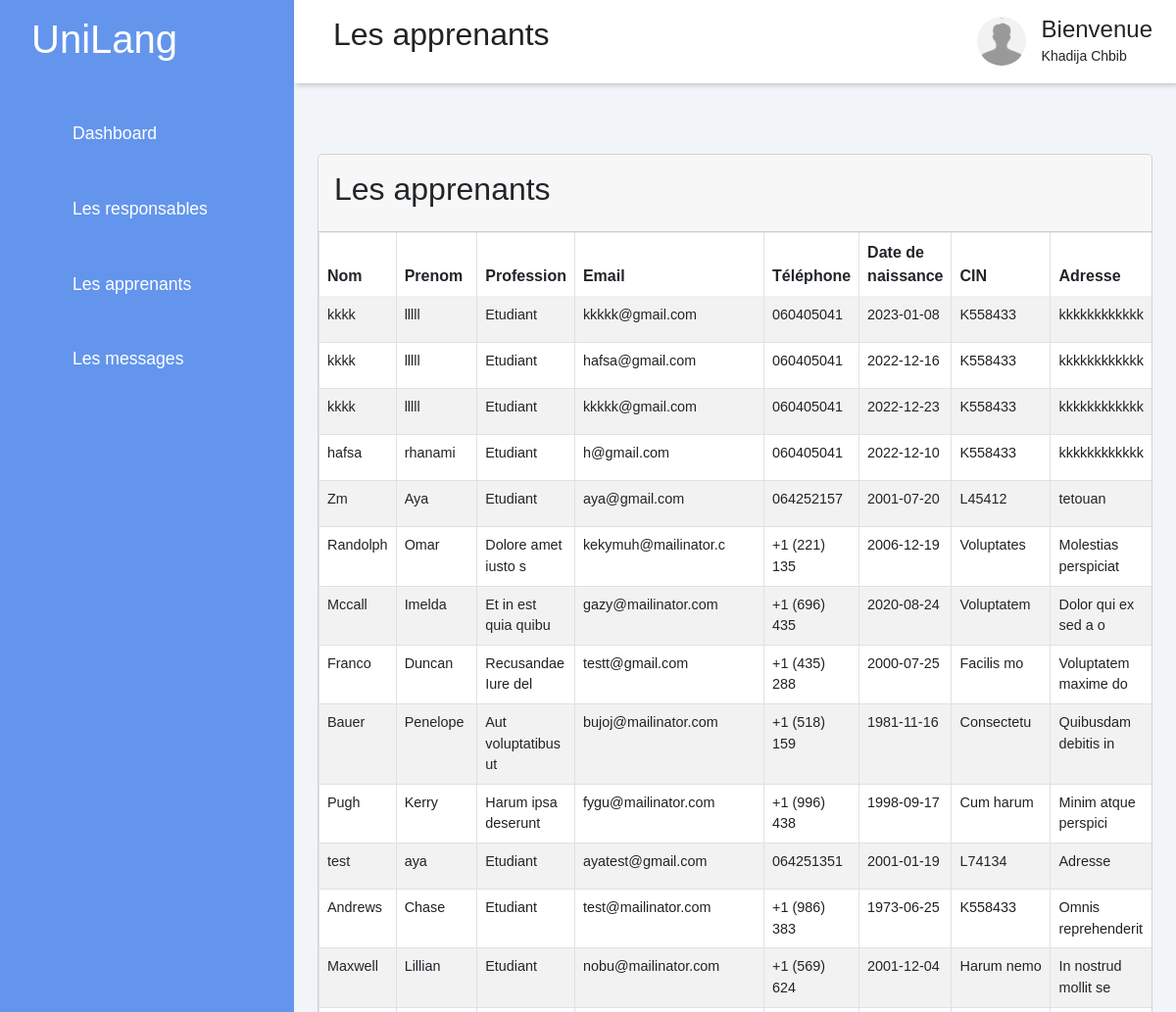
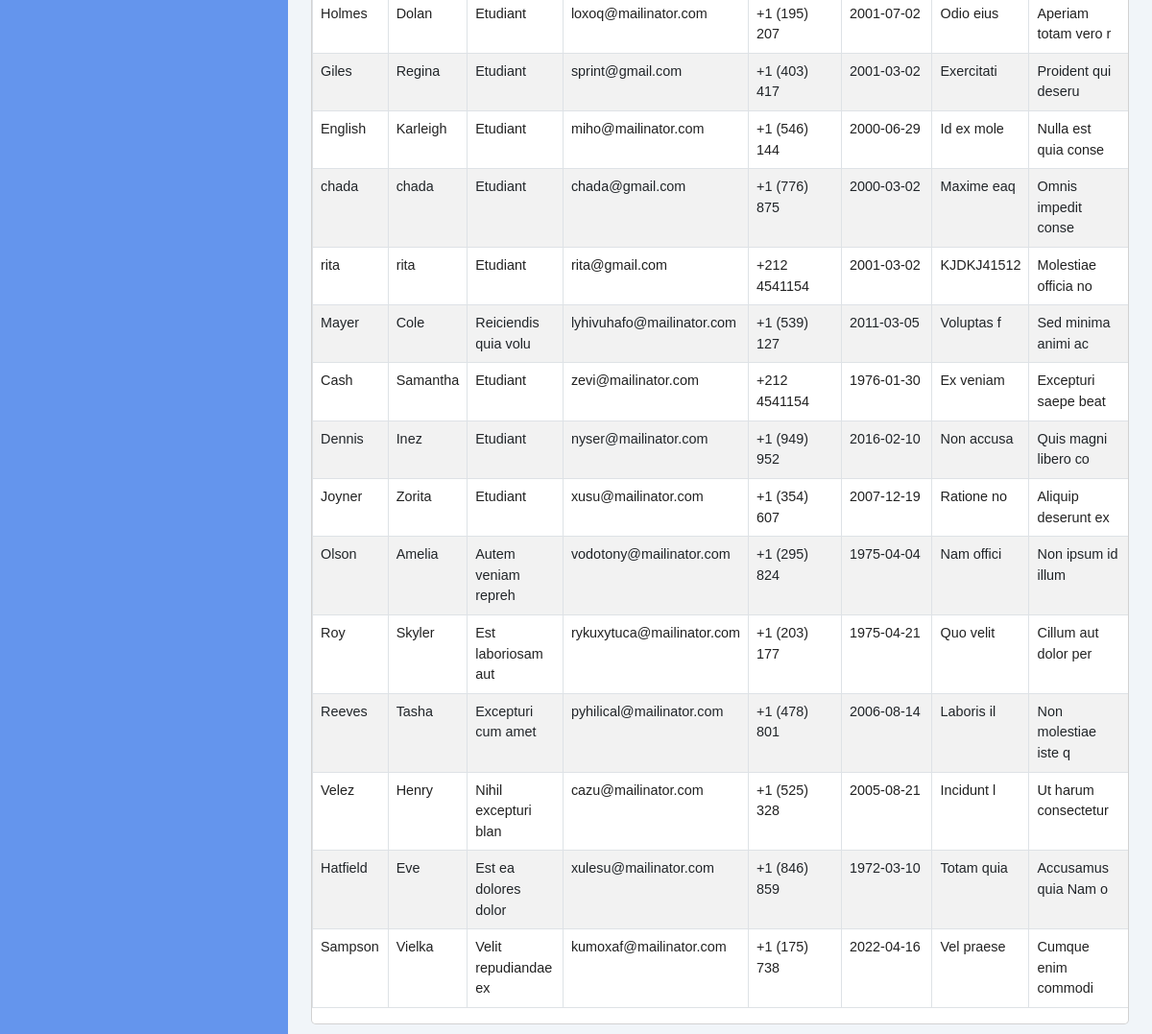
Page /adminn/view/clients.php on the committed database (2 pictures, top to bottom).
### tables this page shows
CREATE TABLE `utilisateur` (
  `id` int(20) NOT NULL,
  `status` int(5) NOT NULL,
  `email` varchar(200) NOT NULL,
  `password` varchar(200) NOT NULL,
  `firstName` varchar(10) NOT NULL,
  `lastName` varchar(10) NOT NULL,
  `profession` varchar(40) NOT NULL,
  `birthdate` date NOT NULL,
  `telephone` varchar(12) NOT NULL,
  `CIN` varchar(10) NOT NULL,
  `adress` varchar(50) NOT NULL
);

### adminn/view/clients.php (the view, shortened to what this page needs)
<?php
$servername = "localhost";
$username = "root";
$password = "";
$dbname = "gestion_de_formation";
$conn = new mysqli($servername, $username, $password, $dbname);
$sql = "SELECT * FROM utilisateur WHERE status = 1";
$result = $conn->query($sql);
?>
<!DOCTYPE html>
<html lang="en">
<head>
    <link rel="stylesheet" href="https://maxst.icons8.com/vue-static/landings/line-awesome/line-awesome/1.3.0/css/line-awesome.min.css">
    <link href="https://cdn.jsdelivr.net/npm/bootstrap@5.2.3/dist/css/bootstrap.min.css" rel="stylesheet">
    <link rel="stylesheet" href="../css/styleAdmin.css ">
</head>
<body>
    <div class="sidebar">
        <div class="sidebar-brand">
            <h1><span class="lab la-accusoft"> UniLang</span>
            </h1>
        </div>
        <div class="sidebar-menu">
            <ul>
                <li><a href="../administrateur_accueil.php"><span class="las la-igloo"></span><span>Dashboard</span></a></li>
                <li><a href="personnels.php"><span class="las la-users"></span><span>Les responsables</span></a></li>
                <li><a href="clients.php"><span class="las la-graduation-cap"></span><span>Les apprenants</span></a></li>
                <li><a href="contact.php"><span class="las la-envelope-square"></span><span>Les messages</span></a></li>
            </ul>
        </div>
    </div>
    <div class="main-content">
        <header>
            <h2>
                <label for="nav-toggle">
                    <span class="las la-graduation-cap"></span>
                    Les apprenants
                </label>
            </h2>
            <div class="user-wrapper">
                <img src="../images/admin.png" alt="Administrateur profil">
                <div>
                    <h4>Bienvenue</h4>
                    <small>Khadija Chbib</small>
                </div>
            </div>
        </header>
        <main>
            <div class="recent-grid">
                <div class="card">
                    <div class="card-header">
                        <h2>Les apprenants</h2>
                    </div>
                    <div class="table-responsive">
                        <table class="table table-bordered table-striped">
                            <thead>
                                <tr>
                                    <th>Nom</th>
                                    <th>Prenom</th>
                                    <th>Profession</th>
                                    <th>Email</th>
                                    <th>Téléphone</th>
                                    <th>Date de naissance</th>
                                    <th>CIN</th>
                                    <th>Adresse</th>
                                </tr>
                            </thead>
                            <tbody>
                            <?php
                                    if ($result->num_rows > 0) {
                                    while ($row = $result->fetch_assoc()) {
                                    ?>
                                <tr>
                                    <td style="width: 20px;"><?php echo $row['lastName']; ?></td>
                                    <td><?php echo $row['firstName']; ?></td>
                                    <td><?php echo $row['profession']; ?></td>
                                    <td><?php echo $row['email']; ?></td>
                                    <td><?php echo $row['telephone']; ?></td>
                                    <td><?php echo $row['birthdate']; ?></td>
                                    <td><?php echo $row['CIN']; ?></td>
                                    <td><?php echo $row['adress']; ?></td>
                                </tr>
<?php
            }
        }
?>
                            </tbody>
                        </table>
                    </div>
                </div>
            </div>
        </main>
    </div>
</body>
</html>

### adminn/css/styleAdmin.css (style rules this page uses)
* { padding: 0; margin: 0; box-sizing: border-box; list-style-type: none; text-decoration: none; font-family: 'Poppins', sans-serif; }
.sidebar-brand { height: 90px; padding: 1rem 0rem 1rem 2rem; color: #fff; }
.sidebar { width: 300px; position: fixed; left: 0; top: 0; height: 100%; background: cornflowerblue; z-index: 100; }
.sidebar-brand span { display: inline-block; padding-right: 1rem; }
.sidebar-menu { margin-top: 1rem; }
.sidebar-menu li { width: 100%; margin-bottom: 1.3rem; padding-left: 2rem; }
.sidebar-menu a { padding-left: 1rem; display: block; color: #fff; font-size: 1.1rem; text-decoration: none; }
.sidebar-menu a span:first-child { font-size: 1.5rem; padding-right: 1rem; }
.main-content { margin-left: 300px; }
header { display: flex; justify-content: space-between; padding: 1rem 1.5rem; box-shadow: 2px 2px 5px rgba(0,0,0,0.2); position: fixed; left: 300px; width: calc(100% - 300px); top: 0; z-index: 100; }
header h2 { color: #222; }
header label span { font-size: 1.7rem; padding-right: 1rem; }
.user-wrapper { display: flex; align-items: center; }
.user-wrapper img { border-radius: 50%; width: 50px; margin-right: 1rem; }
.user-wrapper h4 { margin-bottom: 0rem; }
.user-wrapper small { display: inline-block; color: var(--text-grey); }
main { margin-top: 85px; margin-left: 0px; background: #f1f5f9; padding: 1rem 1.5rem; min-height: calc(100vh - 90px); z-index: -1; }
.recent-grid { margin-top: 3.5rem; display: grid; grid-gap: 20rem; grid-template-columns: 100% auto; }
.card { background: #fff; border-radius: 5px; }
.card-header, .card-body { padding: 1rem; }
.card-header { display: flex; justify-content: space-between; align-items: center; }
table { border-collapse: collapse; }
thead tr { border-top: 2px solid #f0f0f0; border-bottom: 2px solid #f0f0f0; }
td { padding: .5rem; font-size: .9rem; color: #222; }
ul { padding-left:10px; margin-right:5px; }
ul li { padding: 10px; display: grid; grid-template-columns: 8fr 1fr; font-size: 14px; cursor: pointer; font-family: 'Shadows Into Light', cursive; }

### rows in the picture
utilisateur: lastName "kkkk", firstName "lllll", profession "Etudiant", email "kkkkk@gmail.com", telephone "060405041", birthdate "2023-01-08", CIN "K558433", adress "kkkkkkkkkkkk"
utilisateur: lastName "kkkk", firstName "lllll", profession "Etudiant", email "hafsa@gmail.com", telephone "060405041", birthdate "2022-12-16", CIN "K558433", adress "kkkkkkkkkkkk"
utilisateur: lastName "kkkk", firstName "lllll", profession "Etudiant", email "kkkkk@gmail.com", telephone "060405041", birthdate "2022-12-23", CIN "K558433", adress "kkkkkkkkkkkk"
utilisateur: lastName "hafsa", firstName "rhanami", profession "Etudiant", email "h@gmail.com", telephone "060405041", birthdate "2022-12-10", CIN "K558433", adress "kkkkkkkkkkkk"
utilisateur: lastName "Zm", firstName "Aya", profession "Etudiant", email "aya@gmail.com", telephone "064252157", birthdate "2001-07-20", CIN "L45412", adress "tetouan"
utilisateur: lastName "Randolph", firstName "Omar", profession "Dolore amet iusto s", email "kekymuh@mailinator.c", telephone "+1 (221) 135", birthdate "2006-12-19", CIN "Voluptates", adress "Molestias perspiciat"
utilisateur: lastName "Mccall", firstName "Imelda", profession "Et in est quia quibu", email "gazy@mailinator.com", telephone "+1 (696) 435", birthdate "2020-08-24", CIN "Voluptatem", adress "Dolor qui ex sed a o"
utilisateur: lastName "Franco", firstName "Duncan", profession "Recusandae Iure del", email "testt@gmail.com", telephone "+1 (435) 288", birthdate "2000-07-25", CIN "Facilis mo", adress "Voluptatem maxime do"
utilisateur: lastName "Bauer", firstName "Penelope", profession "Aut voluptatibus ut", email "bujoj@mailinator.com", telephone "+1 (518) 159", birthdate "1981-11-16", CIN "Consectetu", adress "Quibusdam debitis in"
utilisateur: lastName "Pugh", firstName "Kerry", profession "Harum ipsa deserunt", email "fygu@mailinator.com", telephone "+1 (996) 438", birthdate "1998-09-17", CIN "Cum harum", adress "Minim atque perspici"
utilisateur: lastName "test", firstName "aya", profession "Etudiant", email "ayatest@gmail.com", telephone "064251351", birthdate "2001-01-19", CIN "L74134", adress "Adresse"
utilisateur: lastName "Andrews", firstName "Chase", profession "Etudiant", email "test@mailinator.com", telephone "+1 (986) 383", birthdate "1973-06-25", CIN "K558433", adress "Omnis reprehenderit"
utilisateur: lastName "Maxwell", firstName "Lillian", profession "Etudiant", email "nobu@mailinator.com", telephone "+1 (569) 624", birthdate "2001-12-04", CIN "Harum nemo", adress "In nostrud mollit se"
utilisateur: lastName "Holmes", firstName "Dolan", profession "Etudiant", email "loxoq@mailinator.com", telephone "+1 (195) 207", birthdate "2001-07-02", CIN "Odio eius", adress "Aperiam totam vero r"
utilisateur: lastName "Giles", firstName "Regina", profession "Etudiant", email "sprint@gmail.com", telephone "+1 (403) 417", birthdate "2001-03-02", CIN "Exercitati", adress "Proident qui deseru"
utilisateur: lastName "English", firstName "Karleigh", profession "Etudiant", email "miho@mailinator.com", telephone "+1 (546) 144", birthdate "2000-06-29", CIN "Id ex mole", adress "Nulla est quia conse"
utilisateur: lastName "chada", firstName "chada", profession "Etudiant", email "chada@gmail.com", telephone "+1 (776) 875", birthdate "2000-03-02", CIN "Maxime eaq", adress "Omnis impedit conse"
utilisateur: lastName "rita", firstName "rita", profession "Etudiant", email "rita@gmail.com", telephone "+212 4541154", birthdate "2001-03-02", CIN "KJDKJ41512", adress "Molestiae officia no"
utilisateur: lastName "Mayer", firstName "Cole", profession "Reiciendis quia volu", email "lyhivuhafo@mailinator.com", telephone "+1 (539) 127", birthdate "2011-03-05", CIN "Voluptas f", adress "Sed minima animi ac"
utilisateur: lastName "Cash", firstName "Samantha", profession "Etudiant", email "zevi@mailinator.com", telephone "+212 4541154", birthdate "1976-01-30", CIN "Ex veniam", adress "Excepturi saepe beat"
utilisateur: lastName "Dennis", firstName "Inez", profession "Etudiant", email "nyser@mailinator.com", telephone "+1 (949) 952", birthdate "2016-02-10", CIN "Non accusa", adress "Quis magni libero co"
utilisateur: lastName "Joyner", firstName "Zorita", profession "Etudiant", email "xusu@mailinator.com", telephone "+1 (354) 607", birthdate "2007-12-19", CIN "Ratione no", adress "Aliquip deserunt ex"
utilisateur: lastName "Olson", firstName "Amelia", profession "Autem veniam repreh", email "vodotony@mailinator.com", telephone "+1 (295) 824", birthdate "1975-04-04", CIN "Nam offici", adress "Non ipsum id illum"
utilisateur: lastName "Roy", firstName "Skyler", profession "Est laboriosam aut", email "rykuxytuca@mailinator.com", telephone "+1 (203) 177", birthdate "1975-04-21", CIN "Quo velit", adress "Cillum aut dolor per"
utilisateur: lastName "Reeves", firstName "Tasha", profession "Excepturi cum amet", email "pyhilical@mailinator.com", telephone "+1 (478) 801", birthdate "2006-08-14", CIN "Laboris il", adress "Non molestiae iste q"
utilisateur: lastName "Velez", firstName "Henry", profession "Nihil excepturi blan", email "cazu@mailinator.com", telephone "+1 (525) 328", birthdate "2005-08-21", CIN "Incidunt l", adress "Ut harum consectetur"
utilisateur: lastName "Hatfield", firstName "Eve", profession "Est ea dolores dolor", email "xulesu@mailinator.com", telephone "+1 (846) 859", birthdate "1972-03-10", CIN "Totam quia", adress "Accusamus quia Nam o"
utilisateur: lastName "Sampson", firstName "Vielka", profession "Velit repudiandae ex", email "kumoxaf@mailinator.com", telephone "+1 (175) 738", birthdate "2022-04-16", CIN "Vel praese", adress "Cumque enim commodi"
